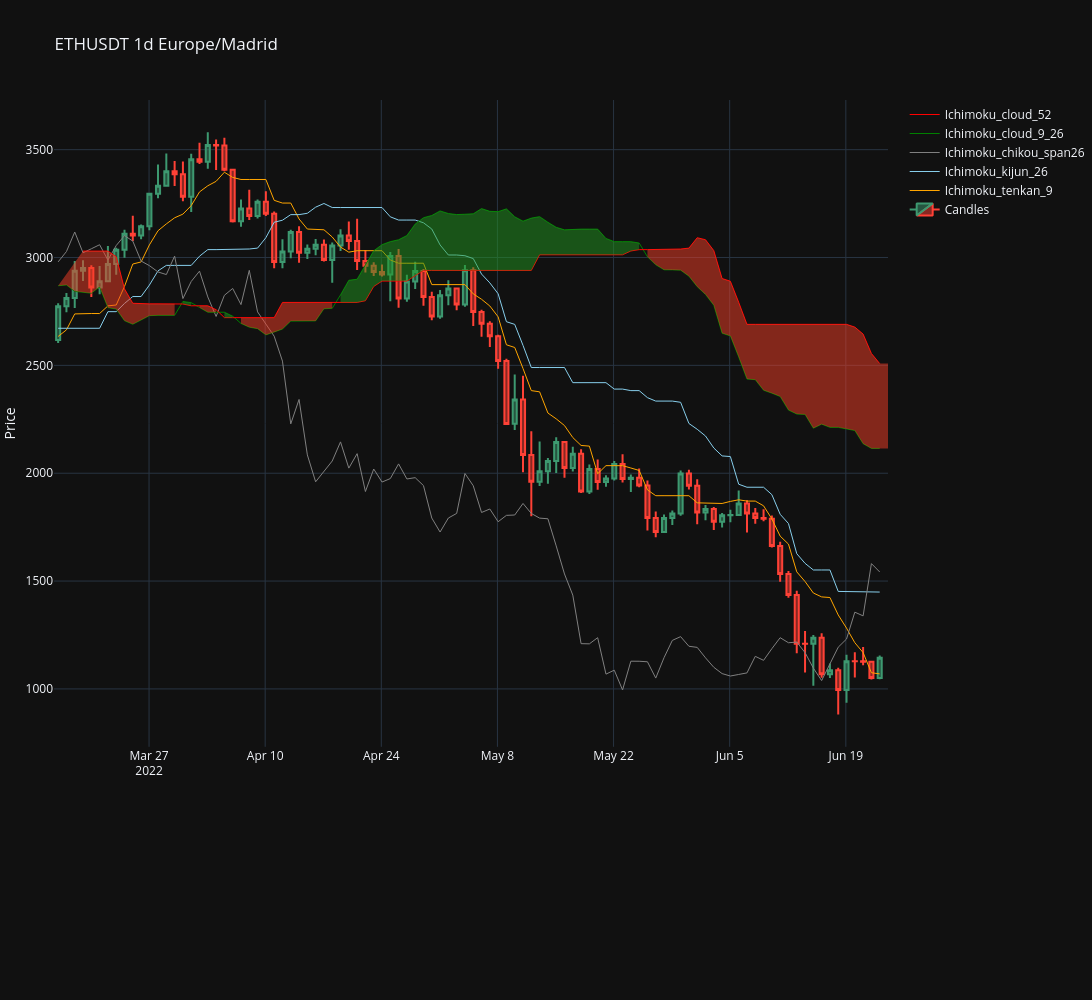

Notebook code cell kept with this figure:
### Markdown cell above
## 3. Price Passing Through and Then Under the Cloud

**Bearish signal.** Price crosses through the cloud and breaks below it, indicating bearish momentum.

### Code cell
sym.plot(zoom_start_idx=100, zoom_end_idx=200, volume=False)
